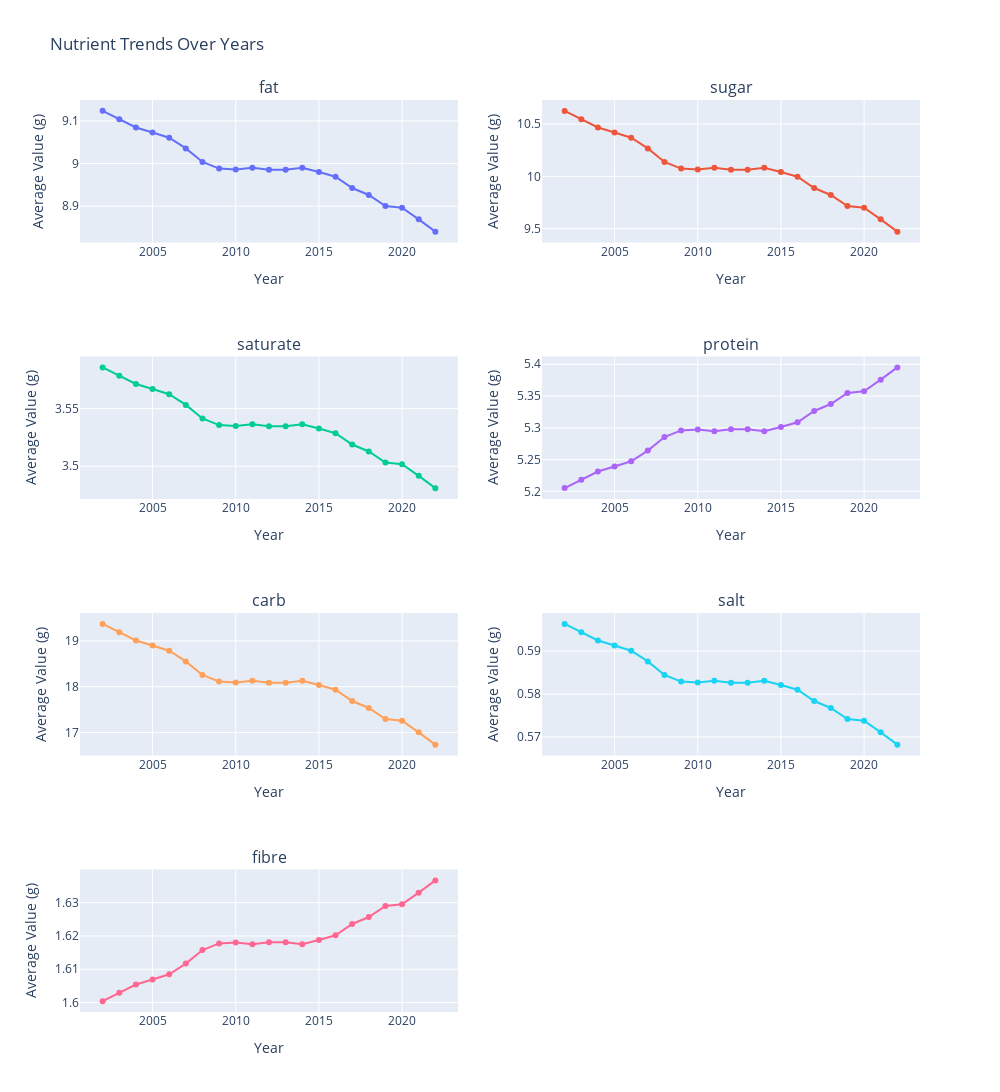

The cell this chart's notebook holds for it:
### Code cell
from plotly.subplots import make_subplots
import plotly.graph_objects as go
import math

cols = 2
rows = math.ceil(len(mean_nutrients_df.index) / cols)
fig = make_subplots(rows=rows, cols=cols, subplot_titles=mean_nutrients_df.index)
for i, nutrient in enumerate(mean_nutrients_df.index, start=1):
    row = ((i - 1) // cols) + 1
    col = ((i - 1) % cols) + 1
    
    fig.add_trace(
        go.Scatter(x=mean_nutrients_df.columns, y=mean_nutrients_df.loc[nutrient], mode='lines+markers', name=nutrient),
        row=row, col=col
    )

fig.update_layout(height=400*rows, width=1000, title_text="Nutrient Trends Over Years", showlegend=False)
fig.update_xaxes(title_text='Year')
fig.update_yaxes(title_text='Average Value (g)')

fig.show()

### Figure 1 — Plotly figure (JSON) as saved in the notebook; plotly's stock layout.template omitted (floating-point values rounded to 4 significant figures)
{"data": [{"mode": "lines+markers", "name": "fat", "type": "scatter", "x": [2002, 2003, 2004, 2005, 2006, 2007, 2008, 2009, 2010, 2011, 2012, 2013, 2014, 2015, 2016, 2017, 2018, 2019, 2020, 2021, 2022], "xaxis": "x", "y": [9.123, 9.104, 9.084, 9.073, 9.06, 9.035, 9.004, 8.988, 8.986, 8.99, 8.985, 8.985, 8.99, 8.98, 8.969, 8.943, 8.926, 8.9, 8.896, 8.869, 8.84], "yaxis": "y"}, {"mode": "lines+markers", "name": "sugar", "type": "scatter", "x": [2002, 2003, 2004, 2005, 2006, 2007, 2008, 2009, 2010, 2011, 2012, 2013, 2014, 2015, 2016, 2017, 2018, 2019, 2020, 2021, 2022], "xaxis": "x2", "y": [10.63, 10.55, 10.47, 10.42, 10.37, 10.27, 10.14, 10.08, 10.07, 10.08, 10.06, 10.06, 10.08, 10.04, 9.997, 9.889, 9.822, 9.717, 9.701, 9.589, 9.471], "yaxis": "y2"}, {"mode": "lines+markers", "name": "saturate", "type": "scatter", "x": [2002, 2003, 2004, 2005, 2006, 2007, 2008, 2009, 2010, 2011, 2012, 2013, 2014, 2015, 2016, 2017, 2018, 2019, 2020, 2021, 2022], "xaxis": "x3", "y": [3.586, 3.579, 3.571, 3.567, 3.563, 3.553, 3.541, 3.536, 3.535, 3.537, 3.535, 3.535, 3.536, 3.533, 3.529, 3.519, 3.513, 3.503, 3.502, 3.492, 3.481], "yaxis": "y3"}, {"mode": "lines+markers", "name": "protein", "type": "scatter", "x": [2002, 2003, 2004, 2005, 2006, 2007, 2008, 2009, 2010, 2011, 2012, 2013, 2014, 2015, 2016, 2017, 2018, 2019, 2020, 2021, 2022], "xaxis": "x4", "y": [5.205, 5.218, 5.231, 5.239, 5.247, 5.264, 5.286, 5.296, 5.297, 5.295, 5.298, 5.298, 5.295, 5.301, 5.309, 5.326, 5.338, 5.355, 5.357, 5.376, 5.395], "yaxis": "y4"}, {"mode": "lines+markers", "name": "carb", "type": "scatter", "x": [2002, 2003, 2004, 2005, 2006, 2007, 2008, 2009, 2010, 2011, 2012, 2013, 2014, 2015, 2016, 2017, 2018, 2019, 2020, 2021, 2022], "xaxis": "x5", "y": [19.37, 19.19, 19.01, 18.9, 18.79, 18.55, 18.26, 18.11, 18.09, 18.13, 18.09, 18.09, 18.13, 18.04, 17.93, 17.69, 17.54, 17.3, 17.26, 17.0, 16.74], "yaxis": "y5"}, {"mode": "lines+markers", "name": "salt", "type": "scatter", "x": [2002, 2003, 2004, 2005, 2006, 2007, 2008, 2009, 2010, 2011, 2012, 2013, 2014, 2015, 2016, 2017, 2018, 2019, 2020, 2021, 2022], "xaxis": "x6", "y": [0.5963, 0.5944, 0.5925, 0.5913, 0.5901, 0.5876, 0.5844, 0.5829, 0.5827, 0.5831, 0.5826, 0.5826, 0.5831, 0.5821, 0.581, 0.5784, 0.5768, 0.5742, 0.5738, 0.5711, 0.5682], "yaxis": "y6"}, {"mode": "lines+markers", "name": "fibre", "type": "scatter", "x": [2002, 2003, 2004, 2005, 2006, 2007, 2008, 2009, 2010, 2011, 2012, 2013, 2014, 2015, 2016, 2017, 2018, 2019, 2020, 2021, 2022], "xaxis": "x7", "y": [1.6, 1.603, 1.605, 1.607, 1.608, 1.612, 1.616, 1.618, 1.618, 1.617, 1.618, 1.618, 1.617, 1.619, 1.62, 1.624, 1.626, 1.629, 1.629, 1.633, 1.637], "yaxis": "y7"}], "layout": {"annotations": [{"font": {"size": 16}, "showarrow": false, "text": "fat", "x": 0.225, "xanchor": "center", "xref": "paper", "y": 1, "yanchor": "bottom", "yref": "paper"}, {"font": {"size": 16}, "showarrow": false, "text": "sugar", "x": 0.775, "xanchor": "center", "xref": "paper", "y": 1, "yanchor": "bottom", "yref": "paper"}, {"font": {"size": 16}, "showarrow": false, "text": "saturate", "x": 0.225, "xanchor": "center", "xref": "paper", "y": 0.7188, "yanchor": "bottom", "yref": "paper"}, {"font": {"size": 16}, "showarrow": false, "text": "protein", "x": 0.775, "xanchor": "center", "xref": "paper", "y": 0.7188, "yanchor": "bottom", "yref": "paper"}, {"font": {"size": 16}, "showarrow": false, "text": "carb", "x": 0.225, "xanchor": "center", "xref": "paper", "y": 0.4375, "yanchor": "bottom", "yref": "paper"}, {"font": {"size": 16}, "showarrow": false, "text": "salt", "x": 0.775, "xanchor": "center", "xref": "paper", "y": 0.4375, "yanchor": "bottom", "yref": "paper"}, {"font": {"size": 16}, "showarrow": false, "text": "fibre", "x": 0.225, "xanchor": "center", "xref": "paper", "y": 0.1562, "yanchor": "bottom", "yref": "paper"}], "height": 1600, "showlegend": false, "title": {"text": "Nutrient Trends Over Years"}, "width": 1000, "xaxis": {"anchor": "y", "domain": [0, 0.45], "title": {"text": "Year"}}, "xaxis2": {"anchor": "y2", "domain": [0.55, 1], "title": {"text": "Year"}}, "xaxis3": {"anchor": "y3", "domain": [0, 0.45], "title": {"text": "Year"}}, "xaxis4": {"anchor": "y4", "domain": [0.55, 1], "title": {"text": "Year"}}, "xaxis5": {"anchor": "y5", "domain": [0, 0.45], "title": {"text": "Year"}}, "xaxis6": {"anchor": "y6", "domain": [0.55, 1], "title": {"text": "Year"}}, "xaxis7": {"anchor": "y7", "domain": [0, 0.45], "title": {"text": "Year"}}, "xaxis8": {"anchor": "y8", "domain": [0.55, 1], "title": {"text": "Year"}}, "yaxis": {"anchor": "x", "domain": [0.8438, 1], "title": {"text": "Average Value (g)"}}, "yaxis2": {"anchor": "x2", "domain": [0.8438, 1], "title": {"text": "Average Value (g)"}}, "yaxis3": {"anchor": "x3", "domain": [0.5625, 0.7188], "title": {"text": "Average Value (g)"}}, "yaxis4": {"anchor": "x4", "domain": [0.5625, 0.7188], "title": {"text": "Average Value (g)"}}, "yaxis5": {"anchor": "x5", "domain": [0.2812, 0.4375], "title": {"text": "Average Value (g)"}}, "yaxis6": {"anchor": "x6", "domain": [0.2812, 0.4375], "title": {"text": "Average Value (g)"}}, "yaxis7": {"anchor": "x7", "domain": [0, 0.1562], "title": {"text": "Average Value (g)"}}, "yaxis8": {"anchor": "x8", "domain": [0, 0.1562], "title": {"text": "Average Value (g)"}}}}
